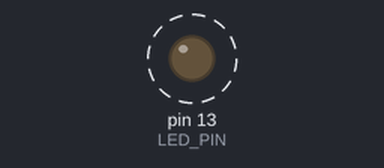
Bench run of a sketch on a simulated Arduino Uno, built with avr-gcc and run on an emulated ATmega328P. Shown: output pins drawn as LEDs (lit = HIGH). Dashed ring = blinking.

Above: at 0.5 s.
Timing chart, 0 to 4.6 s (numbered marks = the images above):
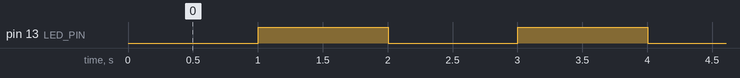

The sketch:

010_vklopLed.ino
```cpp
#define LED_PIN 13
#define DELAY_MS 1000

unsigned long currentTime, previousTime;
byte ledStatus;

void setup(){
  // Nastavimo pin LED_PIN kot izhod
  pinMode(LED_PIN, OUTPUT);
}

void loop(){
  currentTime = millis();
  // Vsakih DELAY_MS vklopimo in izklopimo LED
  if(currentTime - previousTime > DELAY_MS){
    if (ledStatus == LOW) {
      ledStatus = HIGH;
    }
    else {
      ledStatus = LOW;
    }
    previousTime = currentTime;
    digitalWrite(LED_PIN, ledStatus);
  }

}
```

Measured:
- by itself, pin 13 (LED_PIN): alternates HIGH for 1.0 s and LOW for 1.0 s
